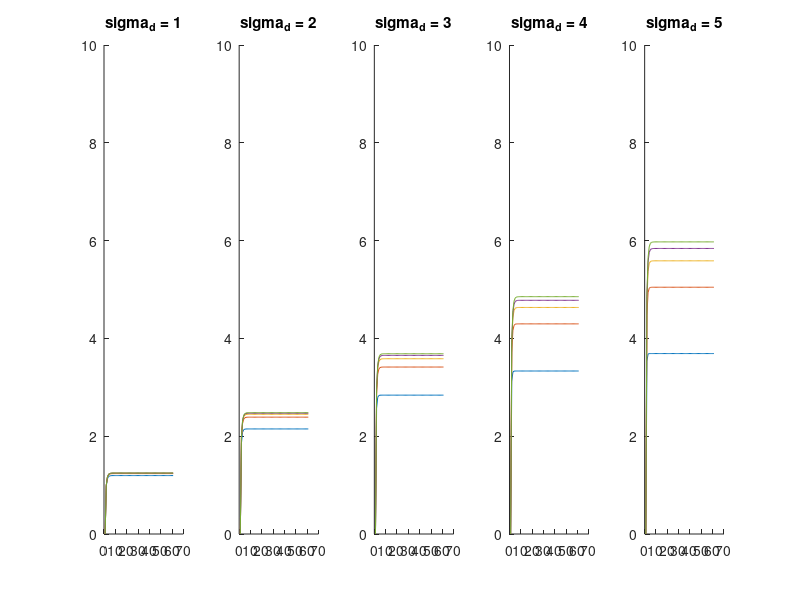
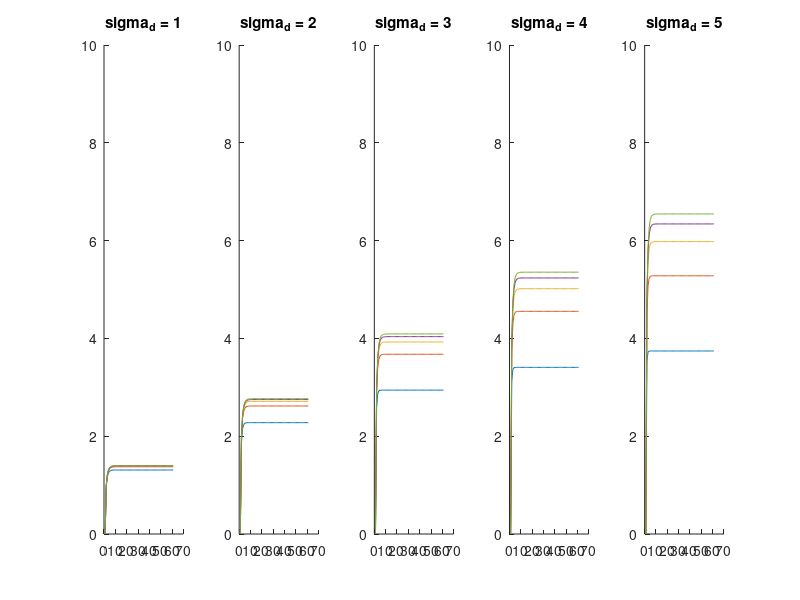
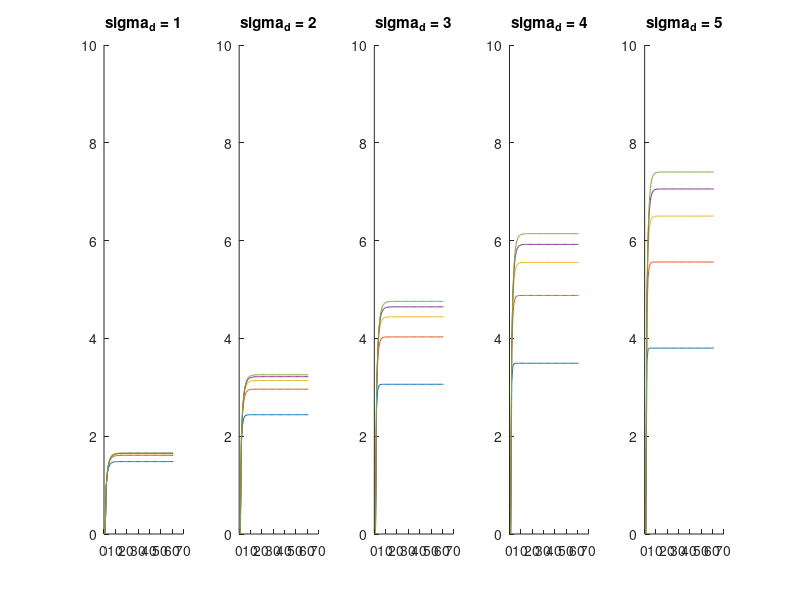
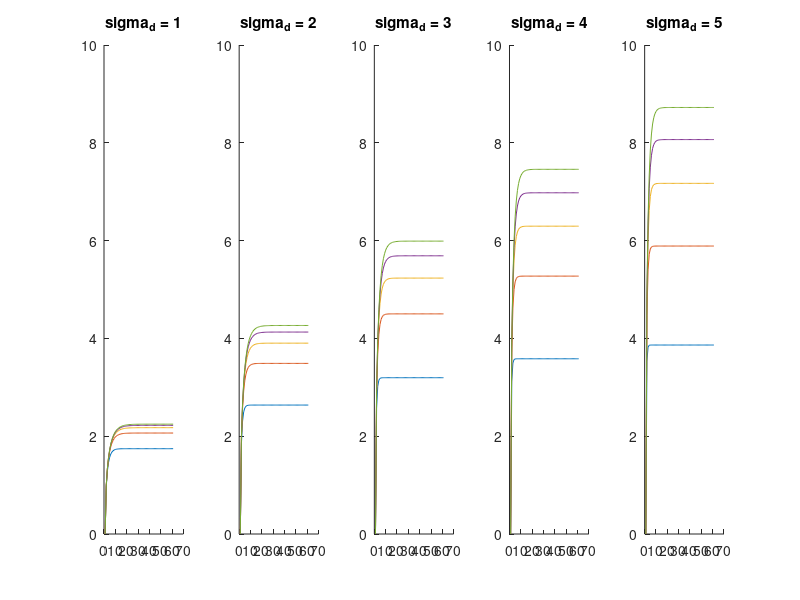

Reproduce these figures in MATLAB, in order.
%Simulation of the sigma update for Kalman filter

alpha = .6:.1:1; %0 to 1
sigma_d = 1:5;
sigma_m = 5:5:25;
sigma_k = 0; %initalize

for aa = 1:5 %loop over alpha values
    figure
    for bb = 1:5 %loop over sigma d values
        subplot(1,5,bb); hold on
        title(['sigma_d = ' num2str(sigma_d(bb))])
        ylim([0 10])
        for cc = 1:5 %loop over sigma m values
            for jj = 1:60 %loop over trials 
                expVar = alpha(aa)^2*sigma_k(jj)^2+sigma_d(bb)^2;
                kalman = expVar/(expVar+sigma_m(cc)^2);
                sigma_k(jj+1) = sqrt((1-kalman)*expVar);
            end
            plot(sigma_k)
        end
    end
end
